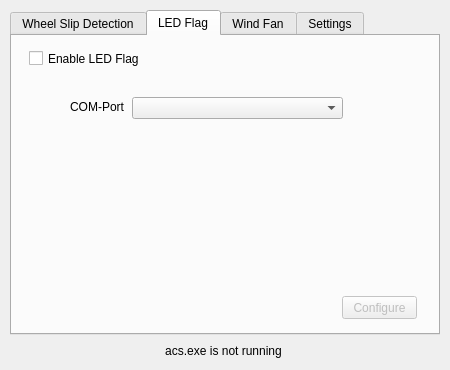
<?xml version="1.0" encoding="UTF-8"?>
<ui version="4.0">
 <class>MainWindow</class>
 <widget class="QMainWindow" name="MainWindow">
  <property name="geometry">
   <rect>
    <x>0</x>
    <y>0</y>
    <width>450</width>
    <height>370</height>
   </rect>
  </property>
  <property name="minimumSize">
   <size>
    <width>400</width>
    <height>300</height>
   </size>
  </property>
  <property name="windowTitle">
   <string>Pedal Vibration App</string>
  </property>
  <property name="windowIcon">
   <iconset>
    <normalon>:/assets/icon.png</normalon>
   </iconset>
  </property>
  <widget class="QWidget" name="centralWidget">
   <widget class="QTabWidget" name="tabWidget">
    <property name="geometry">
     <rect>
      <x>10</x>
      <y>10</y>
      <width>430</width>
      <height>325</height>
     </rect>
    </property>
    <property name="currentIndex">
     <number>1</number>
    </property>
    <widget class="QWidget" name="tab_wheelSlip">
     <attribute name="title">
      <string>Wheel Slip Detection</string>
     </attribute>
     <widget class="QLabel" name="label_2">
      <property name="geometry">
       <rect>
        <x>63</x>
        <y>104</y>
        <width>111</width>
        <height>16</height>
       </rect>
      </property>
      <property name="text">
       <string>Front left</string>
      </property>
     </widget>
     <widget class="QLineEdit" name="frontLeftLineEdit">
      <property name="geometry">
       <rect>
        <x>63</x>
        <y>124</y>
        <width>113</width>
        <height>20</height>
       </rect>
      </property>
      <property name="focusPolicy">
       <enum>Qt::NoFocus</enum>
      </property>
      <property name="text">
       <string>--</string>
      </property>
      <property name="readOnly">
       <bool>true</bool>
      </property>
     </widget>
     <widget class="QLabel" name="label_3">
      <property name="geometry">
       <rect>
        <x>243</x>
        <y>104</y>
        <width>111</width>
        <height>16</height>
       </rect>
      </property>
      <property name="text">
       <string>Front right</string>
      </property>
     </widget>
     <widget class="QLineEdit" name="frontRightLineEdit">
      <property name="geometry">
       <rect>
        <x>243</x>
        <y>124</y>
        <width>113</width>
        <height>20</height>
       </rect>
      </property>
      <property name="focusPolicy">
       <enum>Qt::NoFocus</enum>
      </property>
      <property name="text">
       <string>--</string>
      </property>
      <property name="readOnly">
       <bool>true</bool>
      </property>
     </widget>
     <widget class="QLabel" name="label_4">
      <property name="geometry">
       <rect>
        <x>243</x>
        <y>175</y>
        <width>111</width>
        <height>16</height>
       </rect>
      </property>
      <property name="text">
       <string>Rear right</string>
      </property>
     </widget>
     <widget class="QLabel" name="label_5">
      <property name="geometry">
       <rect>
        <x>63</x>
        <y>175</y>
        <width>111</width>
        <height>16</height>
       </rect>
      </property>
      <property name="text">
       <string>Rear left</string>
      </property>
     </widget>
     <widget class="QLineEdit" name="rearRightLineEdit">
      <property name="geometry">
       <rect>
        <x>243</x>
        <y>195</y>
        <width>113</width>
        <height>20</height>
       </rect>
      </property>
      <property name="focusPolicy">
       <enum>Qt::NoFocus</enum>
      </property>
      <property name="text">
       <string>--</string>
      </property>
      <property name="readOnly">
       <bool>true</bool>
      </property>
     </widget>
     <widget class="QLineEdit" name="rearLeftLineEdit">
      <property name="geometry">
       <rect>
        <x>63</x>
        <y>195</y>
        <width>113</width>
        <height>20</height>
       </rect>
      </property>
      <property name="focusPolicy">
       <enum>Qt::NoFocus</enum>
      </property>
      <property name="text">
       <string>--</string>
      </property>
      <property name="readOnly">
       <bool>true</bool>
      </property>
     </widget>
     <widget class="QComboBox" name="wheelSlipPortComboBox">
      <property name="geometry">
       <rect>
        <x>120</x>
        <y>61</y>
        <width>211</width>
        <height>22</height>
       </rect>
      </property>
     </widget>
     <widget class="QLabel" name="wheelSlipPortLabel">
      <property name="geometry">
       <rect>
        <x>51</x>
        <y>61</y>
        <width>61</width>
        <height>20</height>
       </rect>
      </property>
      <property name="text">
       <string>COM-Port</string>
      </property>
      <property name="alignment">
       <set>Qt::AlignRight|Qt::AlignTrailing|Qt::AlignVCenter</set>
      </property>
     </widget>
     <widget class="QLabel" name="bumpingLabel">
      <property name="geometry">
       <rect>
        <x>170</x>
        <y>156</y>
        <width>81</width>
        <height>20</height>
       </rect>
      </property>
      <property name="text">
       <string>Bumping!</string>
      </property>
      <property name="alignment">
       <set>Qt::AlignCenter</set>
      </property>
     </widget>
     <widget class="QCheckBox" name="enableWheelSlipCheckBox">
      <property name="geometry">
       <rect>
        <x>17</x>
        <y>14</y>
        <width>351</width>
        <height>17</height>
       </rect>
      </property>
      <property name="text">
       <string>Enable Wheel Slip Detection</string>
      </property>
     </widget>
     <widget class="QPushButton" name="configureWheelSlipButton">
      <property name="geometry">
       <rect>
        <x>330</x>
        <y>260</y>
        <width>75</width>
        <height>23</height>
       </rect>
      </property>
      <property name="text">
       <string>Configure</string>
      </property>
     </widget>
    </widget>
    <widget class="QWidget" name="tab_ledFlag">
     <attribute name="title">
      <string>LED Flag</string>
     </attribute>
     <widget class="QComboBox" name="ledFlagPortComboBox">
      <property name="geometry">
       <rect>
        <x>120</x>
        <y>61</y>
        <width>211</width>
        <height>22</height>
       </rect>
      </property>
     </widget>
     <widget class="QLabel" name="ledFlagPortLabel">
      <property name="geometry">
       <rect>
        <x>51</x>
        <y>61</y>
        <width>61</width>
        <height>20</height>
       </rect>
      </property>
      <property name="text">
       <string>COM-Port</string>
      </property>
      <property name="alignment">
       <set>Qt::AlignRight|Qt::AlignTrailing|Qt::AlignVCenter</set>
      </property>
     </widget>
     <widget class="QCheckBox" name="enableLedFlagCheckBox">
      <property name="geometry">
       <rect>
        <x>17</x>
        <y>14</y>
        <width>351</width>
        <height>17</height>
       </rect>
      </property>
      <property name="text">
       <string>Enable LED Flag</string>
      </property>
     </widget>
     <widget class="QPushButton" name="configureLedFlagButton">
      <property name="enabled">
       <bool>false</bool>
      </property>
      <property name="geometry">
       <rect>
        <x>330</x>
        <y>260</y>
        <width>75</width>
        <height>23</height>
       </rect>
      </property>
      <property name="text">
       <string>Configure</string>
      </property>
     </widget>
    </widget>
    <widget class="QWidget" name="tab_windFan">
     <attribute name="title">
      <string>Wind Fan</string>
     </attribute>
     <widget class="QCheckBox" name="enableWindFanCheckBox">
      <property name="geometry">
       <rect>
        <x>17</x>
        <y>14</y>
        <width>351</width>
        <height>17</height>
       </rect>
      </property>
      <property name="text">
       <string>Enable Wind Fan</string>
      </property>
     </widget>
     <widget class="QLabel" name="windFanPortLabel">
      <property name="geometry">
       <rect>
        <x>51</x>
        <y>61</y>
        <width>61</width>
        <height>20</height>
       </rect>
      </property>
      <property name="text">
       <string>COM-Port</string>
      </property>
      <property name="alignment">
       <set>Qt::AlignRight|Qt::AlignTrailing|Qt::AlignVCenter</set>
      </property>
     </widget>
     <widget class="QComboBox" name="windFanPortComboBox">
      <property name="geometry">
       <rect>
        <x>120</x>
        <y>61</y>
        <width>211</width>
        <height>22</height>
       </rect>
      </property>
     </widget>
     <widget class="QLabel" name="sendingSpeedLabel">
      <property name="geometry">
       <rect>
        <x>117</x>
        <y>116</y>
        <width>81</width>
        <height>20</height>
       </rect>
      </property>
      <property name="text">
       <string>Sending speed</string>
      </property>
      <property name="alignment">
       <set>Qt::AlignRight|Qt::AlignTrailing|Qt::AlignVCenter</set>
      </property>
     </widget>
     <widget class="QLineEdit" name="speedLineEdit">
      <property name="geometry">
       <rect>
        <x>213</x>
        <y>117</y>
        <width>41</width>
        <height>20</height>
       </rect>
      </property>
      <property name="text">
       <string>--</string>
      </property>
     </widget>
     <widget class="QLabel" name="kphLabel">
      <property name="geometry">
       <rect>
        <x>261</x>
        <y>116</y>
        <width>47</width>
        <height>20</height>
       </rect>
      </property>
      <property name="text">
       <string>kph</string>
      </property>
     </widget>
     <widget class="QPushButton" name="configureWindFanButton">
      <property name="geometry">
       <rect>
        <x>330</x>
        <y>260</y>
        <width>75</width>
        <height>23</height>
       </rect>
      </property>
      <property name="text">
       <string>Configure</string>
      </property>
     </widget>
    </widget>
    <widget class="QWidget" name="tab_settings">
     <attribute name="title">
      <string>Settings</string>
     </attribute>
     <widget class="QWidget" name="verticalLayoutWidget">
      <property name="geometry">
       <rect>
        <x>80</x>
        <y>40</y>
        <width>261</width>
        <height>211</height>
       </rect>
      </property>
      <layout class="QVBoxLayout" name="verticalLayout">
       <property name="spacing">
        <number>20</number>
       </property>
       <item>
        <layout class="QHBoxLayout" name="horizontalLayout">
         <item>
          <widget class="QLabel" name="upsSettingLabel">
           <property name="sizePolicy">
            <sizepolicy hsizetype="Expanding" vsizetype="Preferred">
             <horstretch>0</horstretch>
             <verstretch>0</verstretch>
            </sizepolicy>
           </property>
           <property name="text">
            <string>Refresh rate (Updates/s)</string>
           </property>
          </widget>
         </item>
         <item>
          <widget class="QSpinBox" name="upsSpinBox">
           <property name="minimumSize">
            <size>
             <width>60</width>
             <height>0</height>
            </size>
           </property>
           <property name="specialValueText">
            <string notr="true"/>
           </property>
           <property name="suffix">
            <string> UPS</string>
           </property>
           <property name="minimum">
            <number>1</number>
           </property>
           <property name="maximum">
            <number>120</number>
           </property>
           <property name="value">
            <number>10</number>
           </property>
          </widget>
         </item>
        </layout>
       </item>
       <item>
        <layout class="QHBoxLayout" name="horizontalLayout_2">
         <item>
          <widget class="QLabel" name="minimizeWindowLabel">
           <property name="text">
            <string>Minmize window on 'X'</string>
           </property>
          </widget>
         </item>
         <item>
          <spacer name="horizontalSpacer">
           <property name="orientation">
            <enum>Qt::Horizontal</enum>
           </property>
           <property name="sizeHint" stdset="0">
            <size>
             <width>40</width>
             <height>20</height>
            </size>
           </property>
          </spacer>
         </item>
         <item>
          <widget class="QCheckBox" name="minimizeWindowCheckBox">
           <property name="text">
            <string/>
           </property>
          </widget>
         </item>
         <item>
          <spacer name="horizontalSpacer_2">
           <property name="orientation">
            <enum>Qt::Horizontal</enum>
           </property>
           <property name="sizeType">
            <enum>QSizePolicy::Fixed</enum>
           </property>
           <property name="sizeHint" stdset="0">
            <size>
             <width>26</width>
             <height>20</height>
            </size>
           </property>
          </spacer>
         </item>
        </layout>
       </item>
       <item>
        <spacer name="verticalSpacer">
         <property name="orientation">
          <enum>Qt::Vertical</enum>
         </property>
         <property name="sizeHint" stdset="0">
          <size>
           <width>20</width>
           <height>40</height>
          </size>
         </property>
        </spacer>
       </item>
      </layout>
     </widget>
    </widget>
   </widget>
   <widget class="QLabel" name="statusLabel">
    <property name="geometry">
     <rect>
      <x>18</x>
      <y>340</y>
      <width>411</width>
      <height>21</height>
     </rect>
    </property>
    <property name="text">
     <string>acs.exe is not running</string>
    </property>
    <property name="alignment">
     <set>Qt::AlignCenter</set>
    </property>
   </widget>
  </widget>
 </widget>
 <layoutdefault spacing="6" margin="11"/>
 <resources/>
 <connections/>
</ui>
